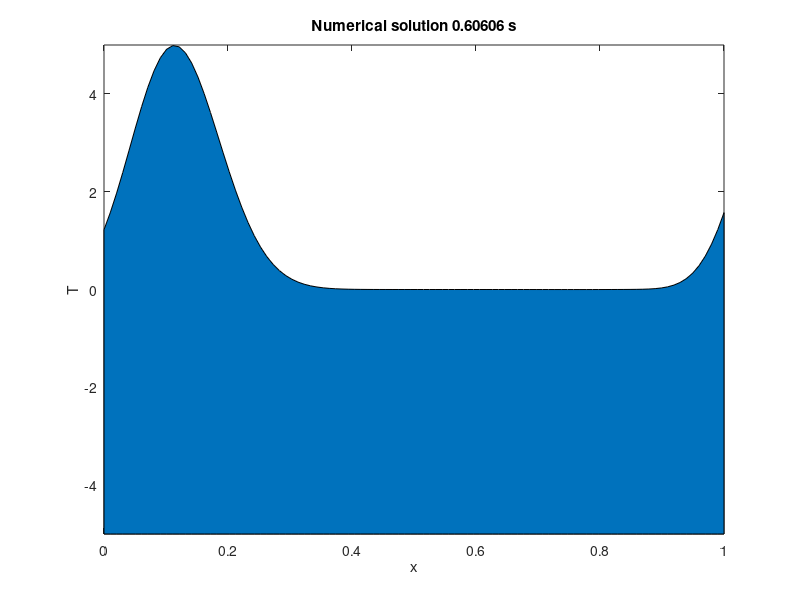

This figure's MATLAB source: (Note: this script raises an error after producing the figure.)
clear all;close all;clc;
L=1; % meter
Nx=100; %number of grid point 
x=linspace(0,L,Nx); %x grid
dx=L/(Nx-1); %x grid resolution, 1 cm 
K=1.e-2; %thermal diffuction coefficient , m^2/s
A=5;  %initial temp. amp. C degree.
dt=0.5*dx^2/K; % time step required by the CFD stability condition:
mu= dt*K/dx^2 ;%<=0.5
lambda=pi/L;  %initial wave number 
nT= 10000; %total number of iteration
%% assignment 4 蛙跃格式CTCS
clear all;close all;clc;
L=1; % meter
Nx=100; %number of grid point 
x=linspace(0,L,Nx); %x grid
dx=L/(Nx-1); %x grid resolution, 1 cm 
A=5;  %initial temp. amp. C degree.
dt=0.3*dx; % time step required by the CFD stability condition:
nT= 10000; %total number of iteration
u=1;%m/s
lambda=u*dt/dx;%%0.3  courant number<1

%FTCS: Euler forward in time central in space:
% T0=A*cos(1*x/L*pi); %%initial condition
T0=A*exp(  - (x-0.5*L).^2/(0.1*L)^2  );%%initial condition__normal distribution
T1=zeros(size(T0)); 
T2=zeros(size(T0)); 
xi=2:Nx-1;

T1(xi)=T0(xi)-lambda/2*(T0(xi+1)-T0(xi-1));%FTCS
T1(1)=T1(end-1);%boundary condition：T(1,t)=T(n-1,t)
T1(end)=T1(2);%boundary condition:T(n,t)=T(2,t)

figure; %numerical solution by CTCS scheme
drawnow;
set(gca,'xlim',[0 L],'ylim',[0 A])
count=0;
while count<nT
    count=count+1;
    T2(xi)=T0(xi)-lambda*(T1(xi+1)-T1(xi-1));%%ctcs
    T2(1)=T2(end-1);%boundary condition：T(1,t)=T(n-1,t)
    T2(end)=T2(2);%boundary condition:T(n,t)=T(2,t)
    
    T0=T1; %update T0, T1 to predict T2 for the next time step
    T1=T2;  %
    T1(1)=T1(end-1);%boundary condition：T(1,t)=T(n-1,t)
    T1(end)=T1(2);%boundary condition:T(n,t)=T(2,t)

    if mod(count,200)==0
        area(x,T1,-A);
        xlim([0 L]);
        ylim([-A A]);
        title(['Numerical solution ',num2str(count*dt),' s']);
        xlabel('x')
        ylabel('T')
        pause(0.1);
        % Capture the plot as an image
        frame = getframe(gcf);
        im = frame2im(frame);
        [imind,cm] = rgb2ind(im,256);
        % Write to the GIF File
        if count == 200
            imwrite(imind,cm,'assignment4_1d_conv_CTCS_smalldt.gif','gif', 'Loopcount',inf);
        else
            imwrite(imind,cm,'assignment4_1d_conv_CTCS_smalldt.gif','gif','WriteMode','append');
        end
    end 
end